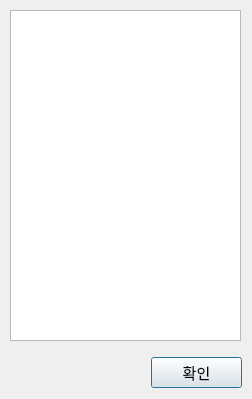
<?xml version="1.0" encoding="UTF-8"?>
<ui version="4.0">
 <class>Dialog</class>
 <widget class="QDialog" name="Dialog">
  <property name="geometry">
   <rect>
    <x>0</x>
    <y>0</y>
    <width>252</width>
    <height>399</height>
   </rect>
  </property>
  <property name="minimumSize">
   <size>
    <width>252</width>
    <height>399</height>
   </size>
  </property>
  <property name="maximumSize">
   <size>
    <width>252</width>
    <height>399</height>
   </size>
  </property>
  <property name="windowTitle">
   <string>DCheat</string>
  </property>
  <widget class="QPushButton" name="pushButton">
   <property name="geometry">
    <rect>
     <x>151</x>
     <y>357</y>
     <width>91</width>
     <height>31</height>
    </rect>
   </property>
   <property name="font">
    <font>
     <family>Arial</family>
     <pointsize>11</pointsize>
    </font>
   </property>
   <property name="text">
    <string>확인</string>
   </property>
  </widget>
  <widget class="QListWidget" name="listWidget">
   <property name="geometry">
    <rect>
     <x>10</x>
     <y>10</y>
     <width>231</width>
     <height>331</height>
    </rect>
   </property>
  </widget>
 </widget>
 <resources/>
 <connections>
  <connection>
   <sender>pushButton</sender>
   <signal>clicked()</signal>
   <receiver>Dialog</receiver>
   <slot>slot_select()</slot>
   <hints>
    <hint type="sourcelabel">
     <x>164</x>
     <y>379</y>
    </hint>
    <hint type="destinationlabel">
     <x>108</x>
     <y>373</y>
    </hint>
   </hints>
  </connection>
  <connection>
   <sender>listWidget</sender>
   <signal>doubleClicked(QModelIndex)</signal>
   <receiver>Dialog</receiver>
   <slot>slot_select()</slot>
   <hints>
    <hint type="sourcelabel">
     <x>32</x>
     <y>262</y>
    </hint>
    <hint type="destinationlabel">
     <x>30</x>
     <y>367</y>
    </hint>
   </hints>
  </connection>
 </connections>
 <slots>
  <slot>slot_select()</slot>
 </slots>
</ui>
